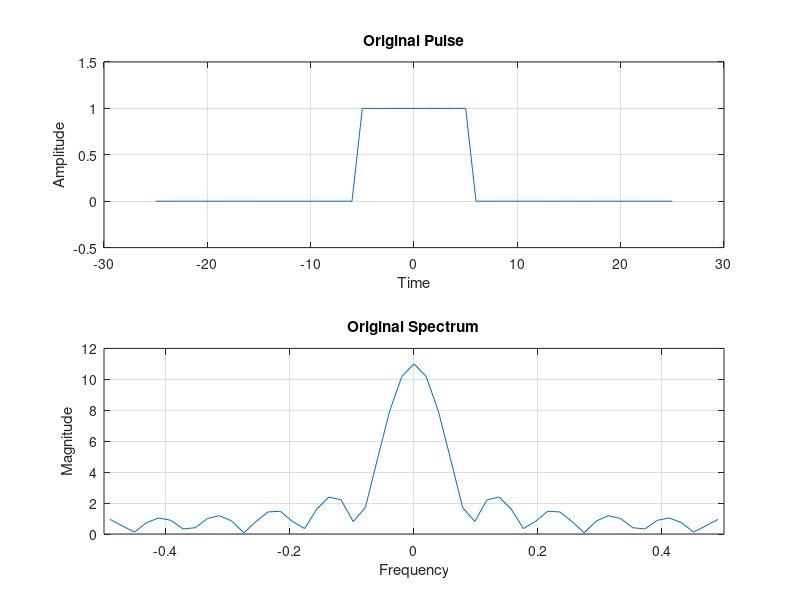
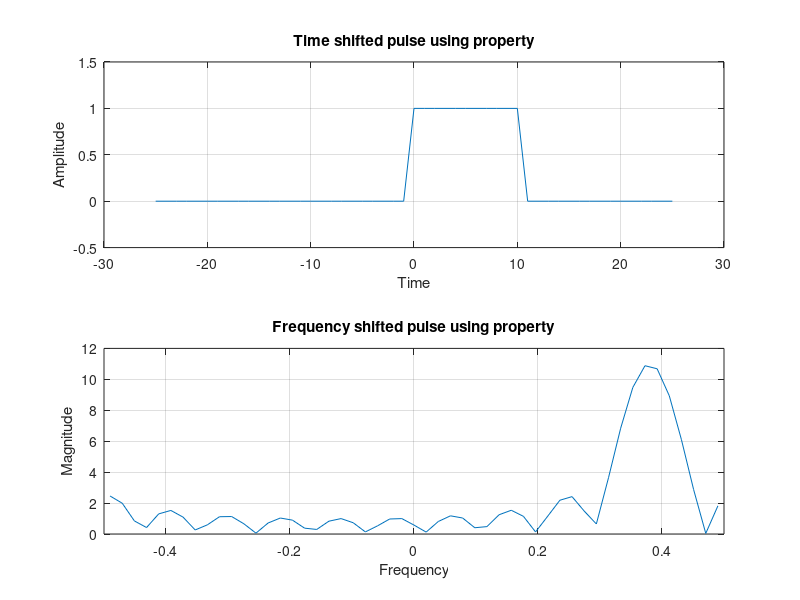
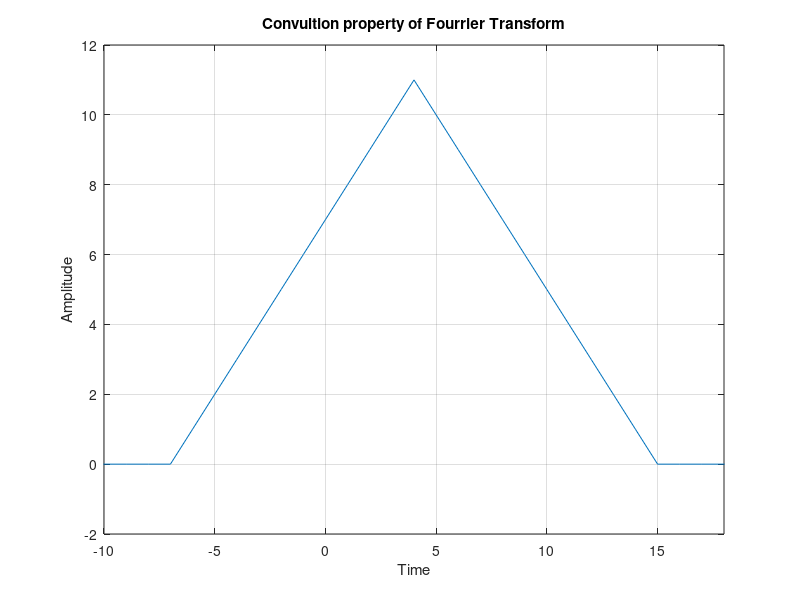

The MATLAB source for these figures, in order:
% Set time scale, frequency scale and width
width = 10;
t = -25:25;
f = t/length(t);

% Original pulse and spectrum
pulse = zeros(1, length(t));
pulse((length(t)-width)/2:(length(t)+width)/2) = 1;
spectrum = fftshift(fft(pulse));

% ---- Time shifting ----
time_shift = -5;

% Applying property to original spectrum
time_shift_factor = exp(1i*2*pi*f*time_shift);
time_shifted_spectrum = spectrum.*time_shift_factor;
time_shifted_pulse = ifft(ifftshift(time_shifted_spectrum));

% ---- Frequency shifting ----
frequency_shift = 0.38;

% Applying property to original pulse
frequency_shift_factor = exp(1i*2*pi*t*frequency_shift);
frequency_shifted_pulse = pulse.*frequency_shift_factor;
frequency_shifted_spectrum = fftshift(fft(frequency_shifted_pulse));

% ---- Convolution ----
x1 = pulse;
X1 = fft(x1);
x2 = time_shifted_pulse;
X2 = fft(x2);
X3 = X1.*X2;
x3 = fftshift(ifft(X1.*X2));

% Original signal and its spectrum
figure(1);
subplot(2,1,1);
plot(t, pulse);
xlabel('Time');
ylabel('Amplitude');
title('Original Pulse');
ylim([-0.5, 1.5]);
grid;
subplot(2,1,2);
plot(f, abs(spectrum));
xlabel('Frequency');
ylabel('Magnitude');
title('Original Spectrum');
xlim([-0.5,0.5]);
grid;

% Time shifted signal and frequency shifted spectrum
figure(2);
subplot(2,1,1);
plot(t, time_shifted_pulse);
xlabel('Time');
ylabel('Amplitude');
title('Time shifted pulse using property');
ylim([-0.5, 1.5]);
grid;
subplot(2,1,2);
plot(f, abs(frequency_shifted_spectrum));
xlabel('Frequency');
ylabel('Magnitude');
title('Frequency shifted pulse using property');
xlim([-0.5,0.5]);
grid;

% Convolution
figure(3);
plot(t, x3);
xlabel('Time');
ylabel('Amplitude');
title('Convultion property of Fourrier Transform');
xlim([-10, 18]);
grid;